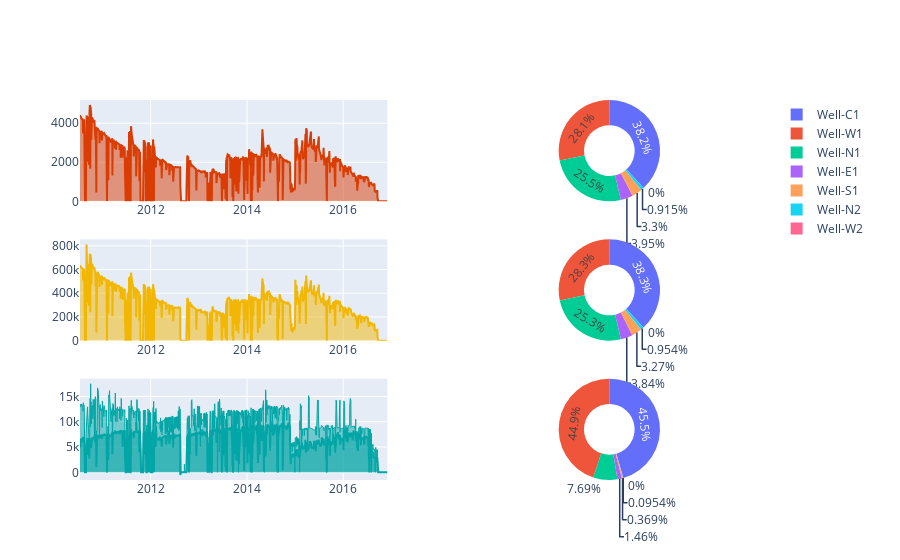

The cell this chart's notebook holds for it:
### Code cell
import plotly.graph_objects as go
from plotly.subplots import make_subplots

import pandas as pd

series_data = DataSource(data)
df_data = series_data.to_dataframe

filter_series = series_data.filter(early_date, later_date)
filter_df = filter_series.to_dataframe

pt_cum_oil_well = filter_series.create_pivot_table_well(ProductionDataSchema.BORE_OIL_VOL)
pt_cum_oil_date = filter_series.create_pivot_table_date(ProductionDataSchema.BORE_OIL_VOL)

pt_cum_gas_well   = filter_series.create_pivot_table_well(ProductionDataSchema.BORE_GAS_VOL)
pt_cum_gas_date   = filter_series.create_pivot_table_date(ProductionDataSchema.BORE_GAS_VOL)

pt_cum_water_well = filter_series.create_pivot_table_well(ProductionDataSchema.BORE_WAT_VOL, ProductionDataSchema.BORE_WI_VOL)
pt_cum_water_date = filter_series.create_pivot_table_date(ProductionDataSchema.BORE_WAT_VOL, ProductionDataSchema.BORE_WI_VOL)

# Initialize figure with subplots
figure = make_subplots(
            rows=3, cols=2,
            # column_widths=[0.5, 0.5],
            # row_heights=[0.5, 0.5],
            specs=[
                [{"type": "scatter"}, {"type": "pie"}],
                [{"type": "scatter"}, {"type": "pie"}],
                [{"type": "scatter"}, {"type": "pie"}],
            ]
        )
# Oil line chart and pie
# Add Line
figure.add_trace(
    go.Scatter(
        name="Cum Oil (m3) by Time",
        x=pt_cum_oil_date["DATEPRD"],
        y=pt_cum_oil_date["BORE_OIL_VOL"],
        mode='lines',
        fill='tozeroy',  # Set fill to 'tozeroy' for area below the line
        line={'color': '#d93d04'},
        showlegend=False
        ),
        row=1, col=1
    )

# Add Pie
figure.add_trace(
    go.Pie(
        name="Cum Oil (m3) by Well",
        labels=pt_cum_oil_well["WELL_BORE_CODE"].to_list(),
        values=pt_cum_oil_well["BORE_OIL_VOL"].to_list(),
        hole=0.5
        ),
        row=1, col=2,
    )

# pt_cum_gas_well   
# pt_cum_gas_date   

# Gas line chart and pie
# Add Line
figure.add_trace(
    go.Scatter(
        name="Cum Gas (m3) by Time",
        x=pt_cum_gas_date["DATEPRD"],
        y=pt_cum_gas_date["BORE_GAS_VOL"],
        mode='lines',
        fill='tozeroy',  # Set fill to 'tozeroy' for area below the line
        line={'color': '#f2b705'},
        showlegend=False
        ),
        row=2, col=1
    )

# Add Pie
figure.add_trace(
    go.Pie(
        name="Cum Gas (m3) by Well",
        labels=pt_cum_gas_well["WELL_BORE_CODE"].to_list(),
        values=pt_cum_gas_well["BORE_GAS_VOL"].to_list(),
        hole=0.5
        ),
        row=2, col=2,
    )

# pt_cum_water_well 
# pt_cum_water_date 

# Water line chart and pie
# Add Line
figure.add_trace(    
    go.Scatter(
        name="Cum Wtr (m3) by Time",
        x=pt_cum_water_date["DATEPRD"],
        y=pt_cum_water_date["BORE_WI_VOL"],
        mode='lines',
        fill='tozeroy',  # Set fill to 'tozeroy' for area below the line
        # fillpattern={'fillmode':'overlay', 'fgcolor':'#03a6a6', 'fgopacity':0.1},
        line={'color': '#03a6a6', 'width':1},
        opacity=0.1,
        showlegend=False,
        ),
        row=3, col=1
    )

figure.add_trace(
    go.Scatter(
        name="Cum Wtr (m3) by Time",
        x=pt_cum_water_date["DATEPRD"],
        y=pt_cum_water_date["BORE_WAT_VOL"],
        mode='lines',
        fill='tozeroy',  # Set fill to 'tozeroy' for area below the line
        line={'color': '#03a6a6'},
        showlegend=False
        ),
        row=3, col=1
    )

# Add Pie
figure.add_trace(
    go.Pie(
        name="Cum Wtr (m3) by Well",
        labels=pt_cum_water_well["WELL_BORE_CODE"].to_list(),
        values=pt_cum_water_well["BORE_WAT_VOL"].to_list(),
        hole=0.5
        ),
        row=3, col=2,
    )


# # Set theme, margin, and annotation in layout
# figure.update_layout(
#     template="plotly_dark",
#     margin=dict(r=10, t=25, b=40, l=60),
#     annotations=[
#         dict(
#             text="Source: NOAA",
#             showarrow=False,
#             xref="paper",
#             yref="paper",
#             x=0,
#             y=0)
#     ]
# )

figure.show()

### Figure 1 — Plotly figure (JSON) as saved in the notebook; plotly's stock layout.template omitted (floating-point values rounded to 4 significant figures; data arrays with more than 128 entries replaced by an {"elided": "..."} marker saying what was removed)
{"data": [{"fill": "tozeroy", "line": {"color": "#d93d04"}, "mode": "lines", "name": "Cum Oil (m3) by Time", "showlegend": false, "type": "scatter", "x": {"elided": "2280 str values"}, "xaxis": "x", "y": {"elided": "2280 float values"}, "yaxis": "y"}, {"domain": {"x": [0.55, 1], "y": [0.7333, 1]}, "hole": 0.5, "labels": ["Well-C1", "Well-E1", "Well-N1", "Well-N2", "Well-S1", "Well-W1", "Well-W2"], "name": "Cum Oil (m3) by Well", "type": "pie", "values": [1717000.0, 177700.0, 1148000.0, 41160.0, 148500.0, 1265000.0, 0]}, {"fill": "tozeroy", "line": {"color": "#f2b705"}, "mode": "lines", "name": "Cum Gas (m3) by Time", "showlegend": false, "type": "scatter", "x": {"elided": "2280 str values"}, "xaxis": "x2", "y": {"elided": "2280 float values"}, "yaxis": "y2"}, {"domain": {"x": [0.55, 1], "y": [0.3667, 0.6333]}, "hole": 0.5, "labels": ["Well-C1", "Well-E1", "Well-N1", "Well-N2", "Well-S1", "Well-W1", "Well-W2"], "name": "Cum Gas (m3) by Well", "type": "pie", "values": [263200000.0, 26440000.0, 174300000.0, 6562000.0, 22510000.0, 194900000.0, 0]}, {"fill": "tozeroy", "line": {"color": "#03a6a6", "width": 1}, "mode": "lines", "name": "Cum Wtr (m3) by Time", "opacity": 0.1, "showlegend": false, "type": "scatter", "x": {"elided": "2280 str values"}, "xaxis": "x3", "y": {"elided": "2280 float values"}, "yaxis": "y3"}, {"fill": "tozeroy", "line": {"color": "#03a6a6"}, "mode": "lines", "name": "Cum Wtr (m3) by Time", "showlegend": false, "type": "scatter", "x": {"elided": "2280 str values"}, "xaxis": "x3", "y": {"elided": "2280 float values"}, "yaxis": "y3"}, {"domain": {"x": [0.55, 1], "y": [0, 0.2667]}, "hole": 0.5, "labels": ["Well-C1", "Well-E1", "Well-N1", "Well-N2", "Well-S1", "Well-W1", "Well-W2"], "name": "Cum Wtr (m3) by Well", "type": "pie", "values": [6454000.0, 207300.0, 1091000.0, 13530.0, 52370.0, 6362000.0, 0]}], "layout": {"xaxis": {"anchor": "y", "domain": [0, 0.45]}, "xaxis2": {"anchor": "y2", "domain": [0, 0.45]}, "xaxis3": {"anchor": "y3", "domain": [0, 0.45]}, "yaxis": {"anchor": "x", "domain": [0.7333, 1]}, "yaxis2": {"anchor": "x2", "domain": [0.3667, 0.6333]}, "yaxis3": {"anchor": "x3", "domain": [0, 0.2667]}}}
